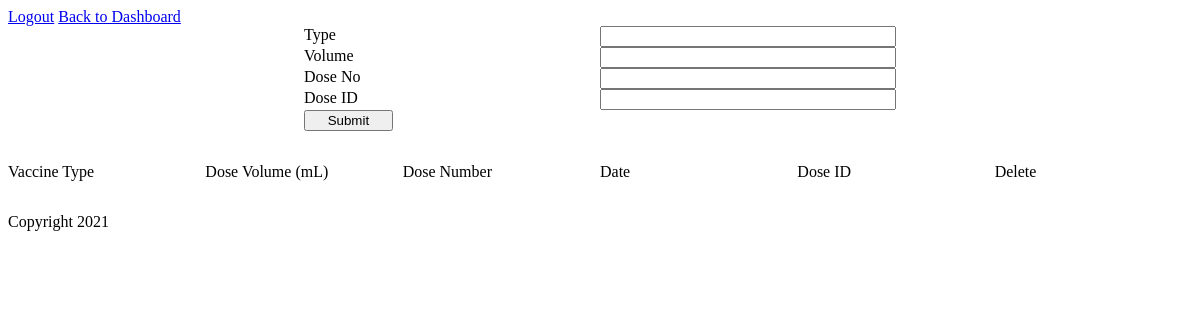
Before: /vaccine-record/1 with the older database file.
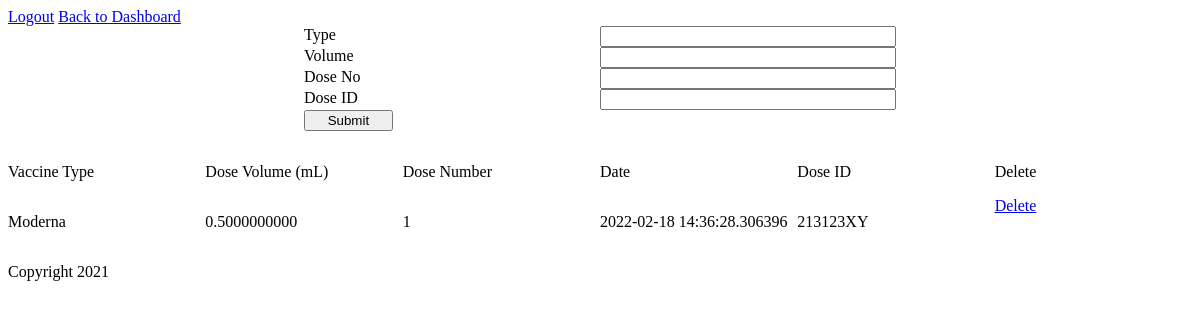
After: the same page with the newer database file.
### app/models.py (models this page shows)
class Vaccine_Dose(db.Model):
    id= db.Column(db.Integer, primary_key=True)
    type = db.Column(db.String(120), nullable=False)
    volume = db.Column(db.Numeric, nullable=False)
    dose_no = db.Column(db.Integer, nullable=False)
    dose_id = db.Column(db.String(6), nullable=False)
    dose_date = db.Column(db.DateTime(timezone=True), default=datetime.now)
    patient_id = db.Column(db.Integer, db.ForeignKey('patient.id'))

### app/views.py (the view)
@app.route('/vaccine-record/<patient_id>', methods=['GET', 'POST'])
def vaccine_record(patient_id):
    if not patient_id:
        return redirect(url_for('patients'))
    patient = Patient.query.filter_by(id=patient_id).first()
    if patient:
        vaccine_doses = Vaccine_Dose.query.filter_by(patient_id=patient_id)
        return render_template('vaccine_record.html', vaccine_doses=vaccine_doses, patient_id=patient_id)
    return render_template('vaccine_record.html')

### app/templates/vaccine_record.html (shortened to what this page needs)
{% extends "base.html" %}
{% block head %}
  {{ super() }}
  <link rel="stylesheet" href="{{ url_for('static', filename='css/vaccine_record.css') }}">
{% endblock %}
{% block content %}
<a href="{{ url_for('logout_doctor') }}">Logout</a>
<a href="{{ url_for('index') }}">Back to Dashboard</a>
<form name="vaccine-dose-registration-form" action="{{ url_for('add_vaccine_record', patient_id=patient_id) }}" method='post'>
  <label>Type</label>
  <input list="vaccine-types" name="type" required>
  <label>Volume</label>
  <input name ="volume" type="number" step=".01" required>
  <label>Dose No</label>
  <input name ="dose-number" type="number" required>
  <label>Dose ID</label>
  <input name ="dose-id" type="text" required>
  <input type="submit" />
</div>
<div id="vaccine-record-list">
  <p>Vaccine Type</p><p>Dose Volume (mL)</p><p>Dose Number</p><p>Date</p><p>Dose ID</p><p>Delete</p>
  {% for vaccine_dose in vaccine_doses %}
    <p>{{vaccine_dose.type}}</p><p>{{vaccine_dose.volume}}</p><p>{{vaccine_dose.dose_no}}</p><p>{{vaccine_dose.dose_date}}</p><p>{{vaccine_dose.dose_id}}</p><a href="{{url_for('delete_vaccine_record', patient_id=patient_id, vaccine_id=vaccine_dose.id)}}">Delete</a>
  {% endfor %}
</div>
{% endblock %}

Changed rows visible on the page:
added Vaccine_Dose: type "Moderna", volume "0.5000000000", dose_no "1", dose_date "2022-02-18 14:36:28.306396", dose_id "213123XY"
